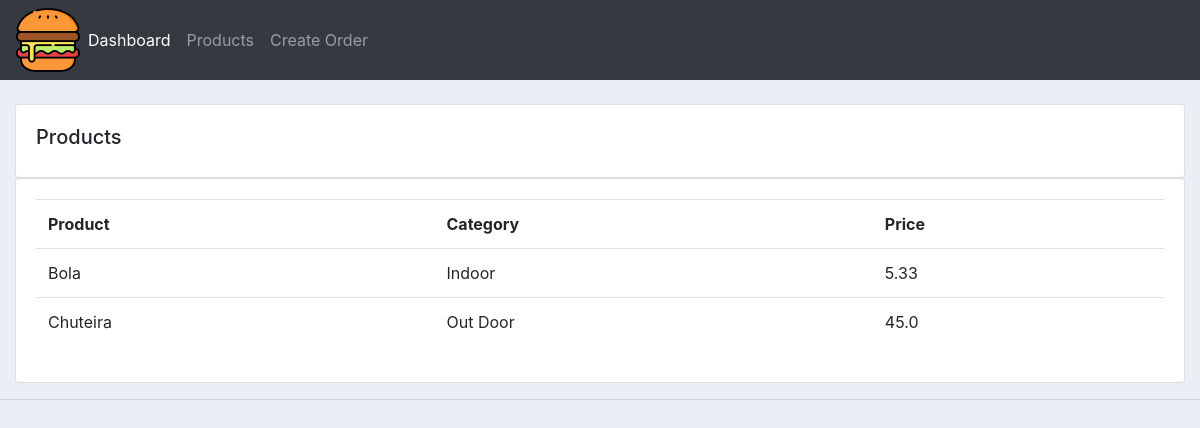
Screenshot of /products/ with the database file from the repository.
### accounts/models.py (models this page shows, shortened)
class Product(models.Model):
    CATEGORY = (
        ('Indoor', 'Indoor'),
        ('Out Door', 'Out Door'),
    )
    name = models.CharField(max_length=200, null = True)
    price =models.FloatField(null = True)
    category = models.CharField(max_length=200, null = True, choices = CATEGORY)
    description = models.CharField(max_length=200, null = True)
    date_created = models.DateTimeField(auto_now_add=True)
    tags = models.ManyToManyField(Tag)

### accounts/views.py (the view)
# urls.py: path('products/', views.products, name= "products"),
def products(request):
    products = Product.objects.all()
    return render(request, "accounts/products.html", {'products':products})

### accounts/templates/accounts/products.html
{% extends 'accounts/main.html' %}
{%block content%}
		<br>
		<div class="row">
			<div class="col-md">
				<div class="card card-body">
					<h5>Products</h5>
				</div>
				<div class="card card-body">
					<table class="table">
						<tr>
							<th>Product</th>
							<th>Category</th>
							<th>Price</th>
						</tr>
						{%for i in products%}
							<tr>
								<td>
									{{i.name}}
								</td>
								<td>
									{{i.category}}
								</td>
								<td>
									{{i.price}}
								</td>
							</tr>
						{% endfor %}
					</table>
				</div>
			</div>
		</div>
{% endblock %}

### static/CSS/main.css (style rules this page uses)
body { background-color: #ebeff5; }

### rows the page displays
Product: name "Bola", category "Indoor", price "5.33"
Product: name "Chuteira", category "Out Door", price "45.0"
